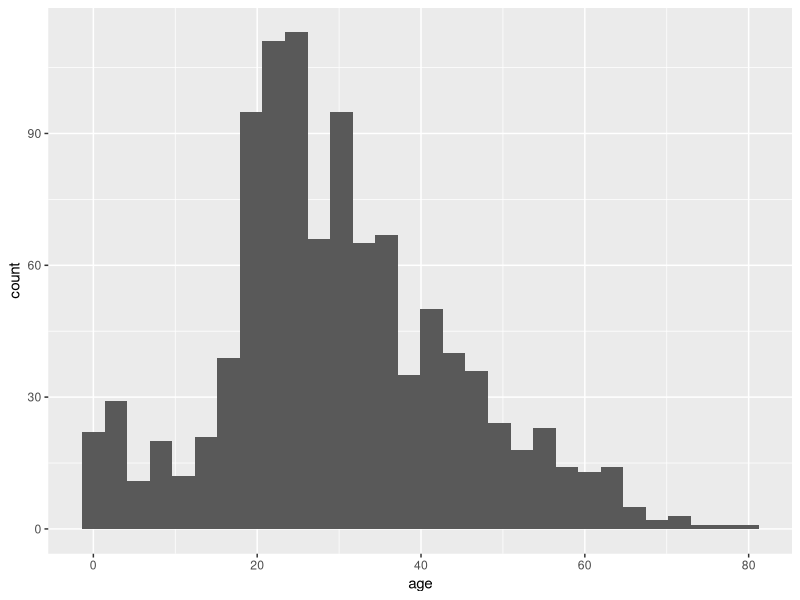
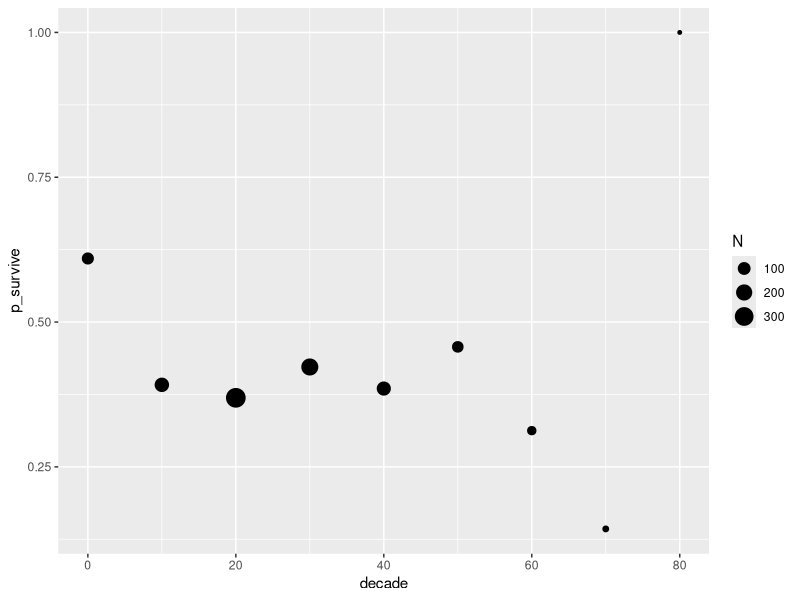
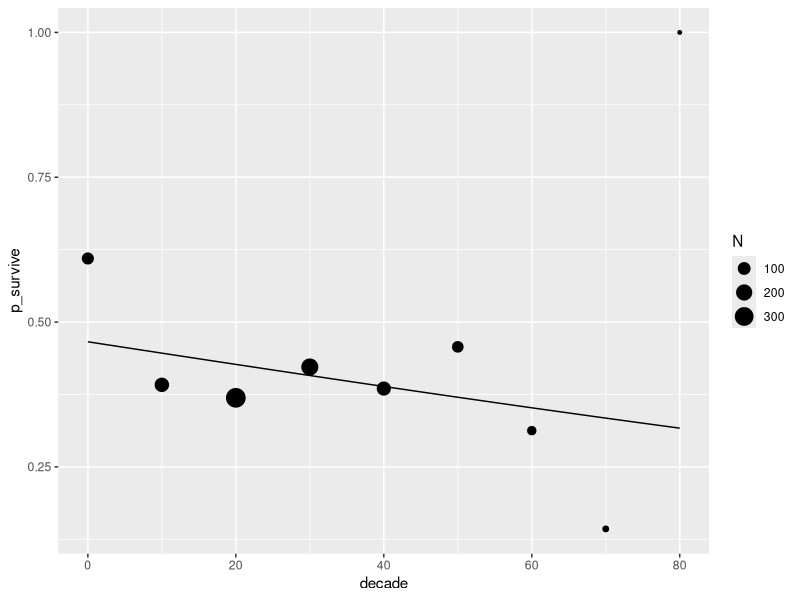

These figures' R source, in order:
## ---- chunk 1
#| echo: false
knitr::include_app("https://rstudio-connect.psy.gla.ac.uk/logit/",
                   height = "700px")
## ---- chunk 2
#| output-location: fragment
library("tidyverse")

dat <- readxl::read_excel("titanic4.xls")
glimpse(dat)
## ---- chunk 3
#| output-location: fragment

dat |>
  count(survived, sex)
## ---- chunk 4
#| output-location: fragment
dat |>
  group_by(sex) |>
  summarise(p = mean(survived),
            Y = sum(survived),
            N = n(), .groups="drop")
## ---- chunk 5
#| output-location: fragment
mod <- glm(survived ~ sex, binomial(link = "logit"),  dat)
summary(mod)
## ---- chunk 6
## lots of NAs
dat |>
  count(f = is.na(age))
## ---- chunk 7
#| output-location: fragment
ggplot(dat, aes(age)) +
  geom_histogram()
## ---- chunk 8
#| output-location: fragment
dat2 <- dat |>
  filter(!is.na(age)) |>
  mutate(decade = floor(age / 10) * 10) |>
  group_by(decade) |>
  summarise(p_survive = mean(survived),
            N = n(),
            .groups = "drop")

dat2
## ---- chunk 9
#| output-location: fragment
g <- ggplot(dat2, aes(decade, p_survive)) +
  geom_point(aes(size = N))

g
## ---- chunk 10
#| output-location: fragment
mod <- glm(survived ~ age, binomial(link = "logit"), dat)
summary(mod)
## ---- chunk 11
#| output-location: fragment
newdat <- tibble(age = seq(0, 80, .2))
## see ?predict.glm
my_pred <- predict(mod, newdat, type = "response")

dat3 <- newdat |>
  mutate(p_survive = my_pred)

g + geom_line(aes(x = age, y = p_survive), data = dat3)
